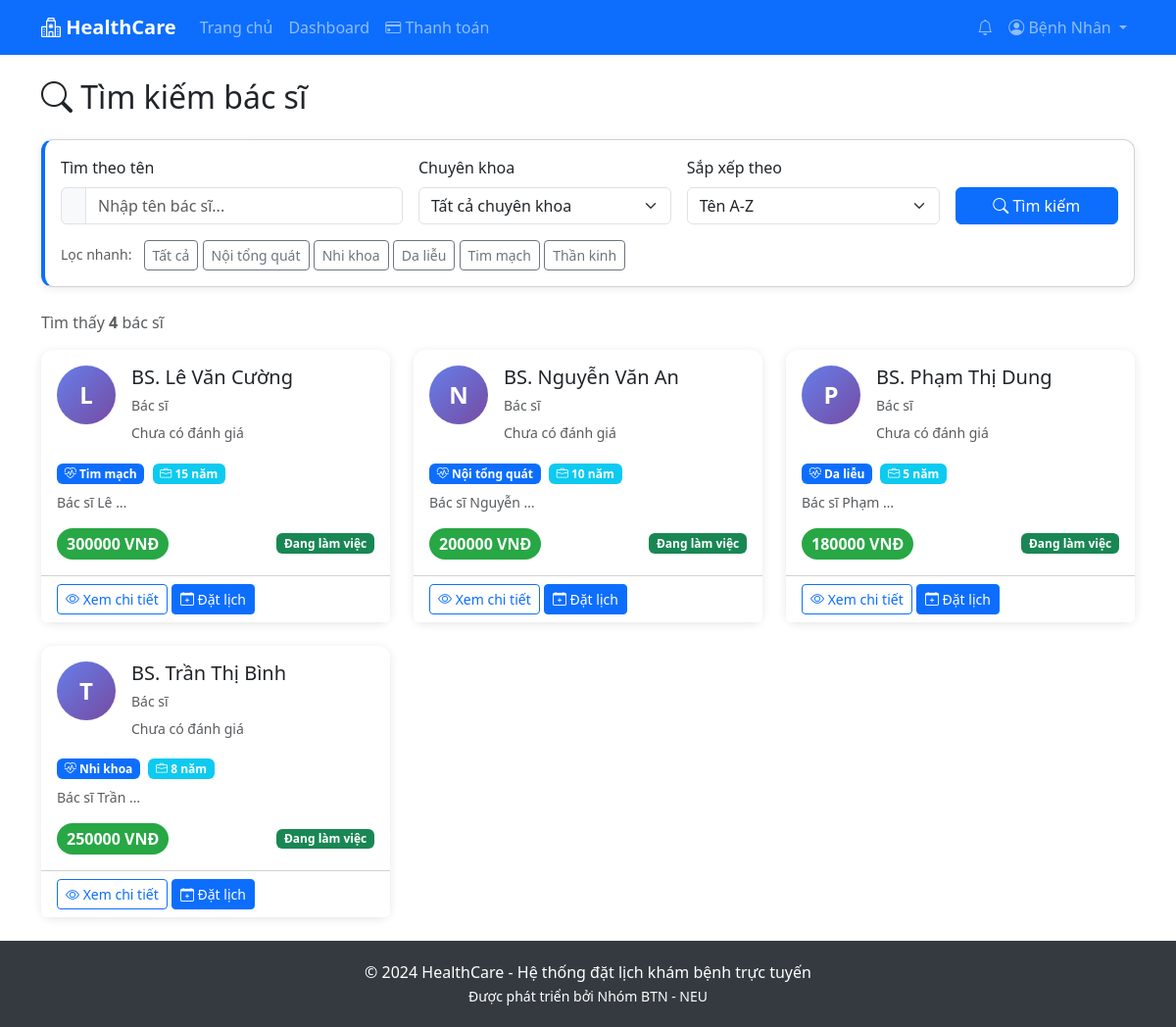
Page /patient/doctors/ (signed in) on the committed database.
### accounts/models.py (models this page shows, shortened)
class User(AbstractUser):
    ROLE_CHOICES = [
        ('patient', 'Bệnh nhân'),
        ('doctor', 'Bác sĩ'),
        ('admin', 'Quản trị viên'),
    ]
    role = models.CharField(max_length=10, choices=ROLE_CHOICES, default='patient')
    phone = models.CharField(max_length=15, blank=True)
    address = models.TextField(blank=True)
    is_active = models.BooleanField(default=True)
    def is_patient(self):
        return self.role == 'patient'

### doctors/models.py (models this page shows, shortened)
class Specialization(models.Model):
    name = models.CharField(max_length=100, unique=True)
    description = models.TextField(blank=True)
    class Meta:
        verbose_name = 'Chuyên khoa'
        verbose_name_plural = 'Chuyên khoa'

class Doctor(models.Model):
    STATUS_CHOICES = [
        ('available', 'Đang làm việc'),
        ('busy', 'Bận'),
        ('off', 'Nghỉ phép'),
    ]
    user = models.OneToOneField(User, on_delete=models.CASCADE, related_name='doctor_profile')
    specialization = models.ForeignKey(Specialization, on_delete=models.SET_NULL, null=True, related_name='doctors')
    qualification = models.CharField(max_length=200, blank=True)
    experience_years = models.PositiveIntegerField(default=0)
    consultation_fee = models.DecimalField(max_digits=10, decimal_places=0, default=0)
    status = models.CharField(max_length=20, choices=STATUS_CHOICES, default='available')
    bio = models.TextField(blank=True)
    clinic_name = models.CharField(max_length=200, blank=True, help_text='Tên phòng khám')
    clinic_address = models.TextField(blank=True, help_text='Địa chỉ phòng khám')
    clinic_phone = models.CharField(max_length=15, blank=True, help_text='Số điện thoại phòng khám')
    clinic_map_url = models.URLField(blank=True, help_text='URL Google Maps iframe')
    @property
    def average_rating(self):
        from django.db.models import Avg
        from .models import DoctorRating
        result = DoctorRating.objects.filter(doctor=self).aggregate(avg=Avg('rating'))
        return result['avg'] or 0
    created_at = models.DateTimeField(auto_now_add=True)
    updated_at = models.DateTimeField(auto_now=True)
    def __str__(self):
        return f"BS. {self.user.get_full_name() or self.user.username}"
    class Meta:
        verbose_name = 'Bác sĩ'
        verbose_name_plural = 'Bác sĩ'

### patients/views.py (the view)
    def wrapper(request, *args, **kwargs):
        if not request.user.is_patient():
            messages.error(request, 'Bạn không có quyền truy cập trang này.')
            return redirect('dashboard')
        return view_func(request, *args, **kwargs)

### patients/views.py (called while the page is built)
def patient_required(view_func):
    def wrapper(request, *args, **kwargs):
        if not request.user.is_patient():
            messages.error(request, 'Bạn không có quyền truy cập trang này.')
            return redirect('dashboard')
        return view_func(request, *args, **kwargs)
    return wrapper

### templates/patients/doctor_list.html (shortened to what this page needs)
{% extends 'base.html' %}
{% block content %}
<div class="container py-4">
    <h2 class="mb-4"><i class="bi bi-search"></i> Tìm kiếm bác sĩ</h2>
    <div class="card mb-4 search-card">
        <div class="card-body">
            <form method="get" class="row g-3">
                <div class="col-md-4">
                    <label class="form-label">Tìm theo tên</label>
                    <div class="input-group">
                        <span class="input-group-text"></span>
                        <input type="text" name="q" class="form-control"
                               placeholder="Nhập tên bác sĩ..."
                               value="{{ request.GET.q|default:'' }}">
                    </div>
                </div>
                <div class="col-md-3">
                    <label class="form-label">Chuyên khoa</label>
                    <select name="specialization" class="form-select">
                        <option value="">Tất cả chuyên khoa</option>
                    </select>
                </div>
                <div class="col-md-3">
                    <label class="form-label">Sắp xếp theo</label>
                    <select name="sort" class="form-select">
                        <option value="name" {% if sort_by == 'name' %}selected{% endif %}>Tên A-Z</option>
                    </select>
                </div>
                <div class="col-md-2 d-flex align-items-end">
                    <button type="submit" class="btn btn-primary w-100">
                        <i class="bi bi-search"></i> Tìm kiếm
                    </button>
                </div>
            </form>
            <div class="mt-3">
                <small class="text-muted me-2">Lọc nhanh:</small>
                <a href="?specialization=" class="btn btn-sm btn-outline-secondary">Tất cả</a>
                {% for spec in specializations|slice:":5" %}
                    <a href="?specialization={{ spec.id }}" class="btn btn-sm {% if selected_spec == spec.id|stringformat:"i" %}btn-primary{% else %}btn-outline-secondary{% endif %}">
                        {{ spec.name }}
                    </a>
                {% endfor %}
            </div>
        </div>
    </div>
    <div class="mb-3">
        <span class="text-muted">Tìm thấy <strong>{{ doctors.count }}</strong> bác sĩ</span>
    </div>
    <div class="row g-4">
        {% for doctor in doctors %}
            <div class="col-md-4">
                <div class="card doctor-card h-100">
                    <div class="card-body">
                        <div class="d-flex align-items-start mb-3">
                            <div class="doctor-avatar me-3">
                                {{ doctor.user.first_name|default:doctor.user.username|slice:":1" }}
                            </div>
                            <div>
                                <h5 class="card-title mb-1">{{ doctor }}</h5>
                                <small class="text-muted">{{ doctor.qualification|default:"Bác sĩ" }}</small>
                                <div class="mt-1">
                                    {% if doctor.average_rating > 0 %}
                                        <span class="rating-badge">
                                            <i class="bi bi-star-fill"></i> {{ doctor.average_rating|floatformat:1 }}
                                        </span>
                                        <small class="text-muted">({{ doctor.total_ratings }} đánh giá)</small>
                                    {% else %}
                                        <small class="text-muted">Chưa có đánh giá</small>
                                    {% endif %}
                                </div>
                            </div>
                        </div>
                        <div class="mb-2">
                            {% if doctor.specialization %}
                                <span class="badge bg-primary me-1">
                                    <i class="bi bi-heart-pulse"></i> {{ doctor.specialization.name }}
                                </span>
                            {% endif %}
                            <span class="badge bg-info me-1">
                                <i class="bi bi-briefcase"></i> {{ doctor.experience_years }} năm
                            </span>
                        </div>
                        <p class="card-text text-muted small">
                            {% if doctor.bio %}
                                {{ doctor.bio|truncatewords:3 }}
                            {% else %}
                                Chưa có mô tả
                            {% endif %}
                        </p>
                        <div class="d-flex justify-content-between align-items-center">
                            <span class="fee-badge">{{ doctor.consultation_fee|floatformat:0 }} VNĐ</span>
                            <span class="badge {% if doctor.status == 'available' %}bg-success{% else %}bg-secondary{% endif %}">
                                {{ doctor.get_status_display }}
                            </span>
                        </div>
                    </div>
                    <div class="card-footer bg-white">
                        <a href="{% url 'doctor_detail' doctor.id %}" class="btn btn-outline-primary btn-sm">
                            <i class="bi bi-eye"></i> Xem chi tiết
                        </a>
                        <a href="{% url 'book_appointment_doctor' doctor.id %}" class="btn btn-primary btn-sm">
                            <i class="bi bi-calendar-plus"></i> Đặt lịch
                        </a>
                    </div>
                </div>
            </div>
        {% endfor %}
    </div>
</div>
{% endblock %}

### templates/base.html (shortened to what this page needs)
<!DOCTYPE html>
<html lang="vi">
<head>
    <link href="https://cdn.jsdelivr.net/npm/bootstrap@5.3.0/dist/css/bootstrap.min.css" rel="stylesheet">
    <link href="https://cdn.jsdelivr.net/npm/bootstrap-icons@1.10.0/font/bootstrap-icons.css" rel="stylesheet">
</head>
<body>
    <nav class="navbar navbar-expand-lg navbar-dark bg-primary">
        <div class="container">
            <a class="navbar-brand" href="{% url 'home' %}">
                <i class="bi bi-hospital"></i> HealthCare
            </a>
            <div class="collapse navbar-collapse" id="navbarNav">
                <ul class="navbar-nav me-auto">
                    <li class="nav-item">
                        <a class="nav-link" href="{% url 'home' %}">Trang chủ</a>
                    </li>
                    {% if user.is_authenticated %}
                        <li class="nav-item">
                            <a class="nav-link" href="{% url 'dashboard' %}">Dashboard</a>
                        </li>
                        {% if user.is_patient %}
                        <li class="nav-item">
                            <a class="nav-link" href="{% url 'payment_history' %}">
                                <i class="bi bi-credit-card"></i> Thanh toán
                            </a>
                        </li>
                        {% endif %}
                    {% endif %}
                </ul>
                <ul class="navbar-nav">
                    {% if user.is_authenticated %}
                        <li class="nav-item dropdown">
                            <a class="nav-link position-relative" href="#" id="notificationDropdown" role="button" data-bs-toggle="dropdown">
                                <i class="bi bi-bell"></i>
                            </a>
                        </li>
                        <li class="nav-item dropdown">
                            <a class="nav-link dropdown-toggle" href="#" id="userDropdown" role="button" data-bs-toggle="dropdown">
                                <i class="bi bi-person-circle"></i>
                                <span class="d-none d-md-inline">{{ user.get_full_name|default:user.username }}</span>
                            </a>
                        </li>
                    {% endif %}
                </ul>
            </div>
        </div>
    </nav>
    <main>
        {% block content %}{% endblock %}
    </main>
    <footer>
        <div class="container text-center">
            <p class="mb-0">&copy; 2024 HealthCare - Hệ thống đặt lịch khám bệnh trực tuyến</p>
            <small>Được phát triển bởi Nhóm BTN - NEU</small>
        </div>
    </footer>
</body>
</html>

### templates/base.html (style rules this page uses)
:root { --primary-gradient: linear-gradient(135deg, #667eea 0%, #764ba2 100%); --primary-color: #667eea; }
* { -webkit-tap-highlight-color: transparent; }
body { min-height: 100vh; display: flex; flex-direction: column; font-size: 16px; }
.navbar-brand { font-weight: bold; }
.card { transition: transform 0.2s; border-radius: 12px; box-shadow: 0 2px 10px rgba(0,0,0,0.08); }
footer { margin-top: auto; background-color: #343a40; color: white; padding: 20px 0; }
.navbar { position: sticky; top: 0; z-index: 1030; }

### templates/patients/doctor_list.html (style rules this page uses)
.search-card { border-left: 4px solid #0d6efd; }
.doctor-card { transition: transform 0.2s, box-shadow 0.2s; border: none; box-shadow: 0 2px 10px rgba(0,0,0,0.1); }
.fee-badge { background: #28a745; color: #fff; padding: 4px 10px; border-radius: 20px; font-weight: 600; }
.doctor-avatar { width: 60px; height: 60px; background: linear-gradient(135deg, #667eea 0%, #764ba2 100%); border-radius: 50%; display: flex; align-items: center; justify-content: center; color: white; font-size: 24px; font-weight: bold; }

### rows in the picture
User: get_full_name "Bệnh Nhân"
Specialization: name "Nội tổng quát"
Specialization: name "Nhi khoa"
Specialization: name "Da liễu"
Specialization: name "Tim mạch"
Specialization: name "Thần kinh"
Doctor: user.first_name "L", user.last_name "BS. Lê Văn Cường", qualification "Bác sĩ", shows "Chưa có đánh giá", specialization.name "Tim mạch", experience_years "15", bio "Bác sĩ Lê …", consultation_fee "300000", status "Đang làm việc"
Doctor: user.first_name "N", user.last_name "BS. Nguyễn Văn An", qualification "Bác sĩ", shows "Chưa có đánh giá", specialization.name "Nội tổng quát", experience_years "10", bio "Bác sĩ Nguyễn …", consultation_fee "200000", status "Đang làm việc"
Doctor: user.first_name "P", user.last_name "BS. Phạm Thị Dung", qualification "Bác sĩ", shows "Chưa có đánh giá", specialization.name "Da liễu", experience_years "5", bio "Bác sĩ Phạm …", consultation_fee "180000", status "Đang làm việc"
Doctor: user.first_name "T", user.last_name "BS. Trần Thị Bình", qualification "Bác sĩ", shows "Chưa có đánh giá", specialization.name "Nhi khoa", experience_years "8", bio "Bác sĩ Trần …", consultation_fee "250000", status "Đang làm việc"

### other values in the picture
{{ doctors.count }} "4"
